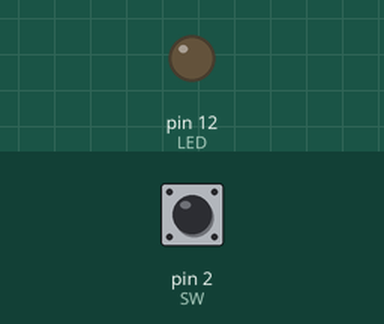
Recording of a sketch running on a simulated Arduino Uno, built with avr-gcc and run on an emulated ATmega328P. On the bench: output pins drawn as LEDs (lit = HIGH). The inputs (shaded band) are chosen by the test bench; at power-on: pin 2 (SW) HIGH.

Above: at 1.2 s.
1.3 s: pin 2 (SW) pulled LOW for 0.15 s
At 1.37 s:
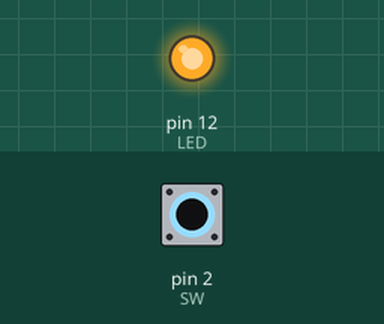
2.9 s: pin 2 (SW) pulled LOW for 3.2 s
At 6.8 s:
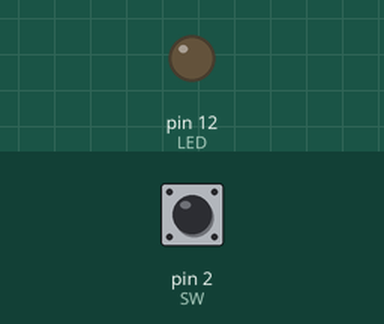
Timing chart, 0 to 8.3 s (numbered marks = the images above; inputs shaded):
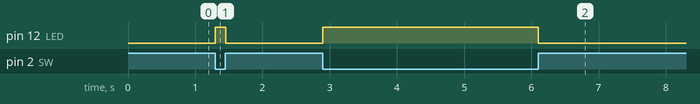

The sketch:

sketch_apr19a.ino
```cpp
#define LED 12
#define SW 2
void setup() {
  // put your setup code here, to run once:
  pinMode(LED, OUTPUT);
  pinMode(SW, INPUT_PULLUP);
}

void loop() {
  // put your main code here, to run repeatedly:
  int sw_in;
  sw_in = digitalRead(SW);
  if(sw_in==LOW)
  {
    digitalWrite(LED, HIGH);
    delay(1);
  }
  else
    digitalWrite(LED, LOW);
}
```

Measured:
- after the input at 1.3 s, pin 12 (LED): LOW → HIGH at once, → LOW 0.15 s later
- after the input at 2.9 s, pin 12 (LED): LOW → HIGH at once, → LOW 3.2 s later
